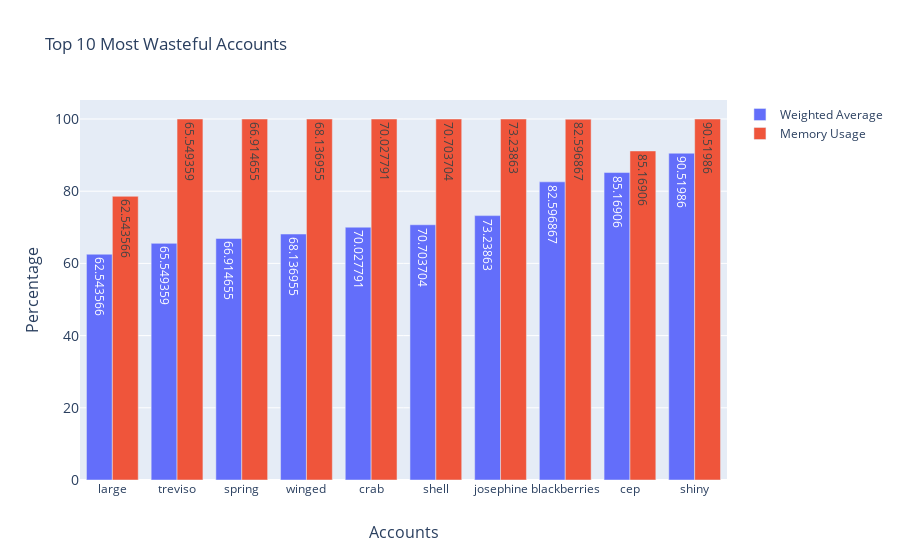

Write notebook code for a chart like this one.
### Code cell
import plotly.graph_objects as go
accounts=['large','treviso', 'spring', 'winged','crab','shell','josephine','blackberries','cep','shiny']

fig = go.Figure(data=[
    go.Bar(name='Weighted Average', x=accounts, y=[62.543566, 65.549359, 66.914655, 68.136955, 70.027791, 70.703704, 73.238630, 82.596867, 85.169060, 90.519860], text=y, textposition='auto'),
    go.Bar(name='Memory Usage', x=accounts, y=[78.5848, 99.9995, 100, 100, 99.9999, 99.9998,99.9998, 99.9548, 91.1485, 100], text=y, textposition='auto')
])
# Change the bar mode
fig.update_layout(barmode='group')
#fig.update_layout(title_text='Top 10 Most Wasteful Accounts')
fig.update_layout(
    title='Top 10 Most Wasteful Accounts',
    xaxis=dict(
        title='Accounts',
        titlefont_size=16
    ),
    yaxis=dict(
        title='Percentage',
        titlefont_size=16,
        tickfont_size=14,
    )) 
    
fig.show()
# Note that this excludes the account named 'blood'

### Figure 1 — Plotly figure (JSON) as saved in the notebook; plotly's stock layout.template omitted (floating-point values rounded to 4 significant figures)
{"data": [{"name": "Weighted Average", "text": ["62.543566", "65.549359", "66.914655", "68.136955", "70.027791", "70.703704", "73.23863", "82.596867", "85.16906", "90.51986"], "textposition": "auto", "type": "bar", "x": ["large", "treviso", "spring", "winged", "crab", "shell", "josephine", "blackberries", "cep", "shiny"], "y": [62.54, 65.55, 66.91, 68.14, 70.03, 70.7, 73.24, 82.6, 85.17, 90.52]}, {"name": "Memory Usage", "text": ["62.543566", "65.549359", "66.914655", "68.136955", "70.027791", "70.703704", "73.23863", "82.596867", "85.16906", "90.51986"], "textposition": "auto", "type": "bar", "x": ["large", "treviso", "spring", "winged", "crab", "shell", "josephine", "blackberries", "cep", "shiny"], "y": [78.58, 100.0, 100, 100, 100.0, 100.0, 100.0, 99.95, 91.15, 100]}], "layout": {"barmode": "group", "title": {"text": "Top 10 Most Wasteful Accounts"}, "xaxis": {"title": {"font": {"size": 16}, "text": "Accounts"}}, "yaxis": {"tickfont": {"size": 14}, "title": {"font": {"size": 16}, "text": "Percentage"}}}}
